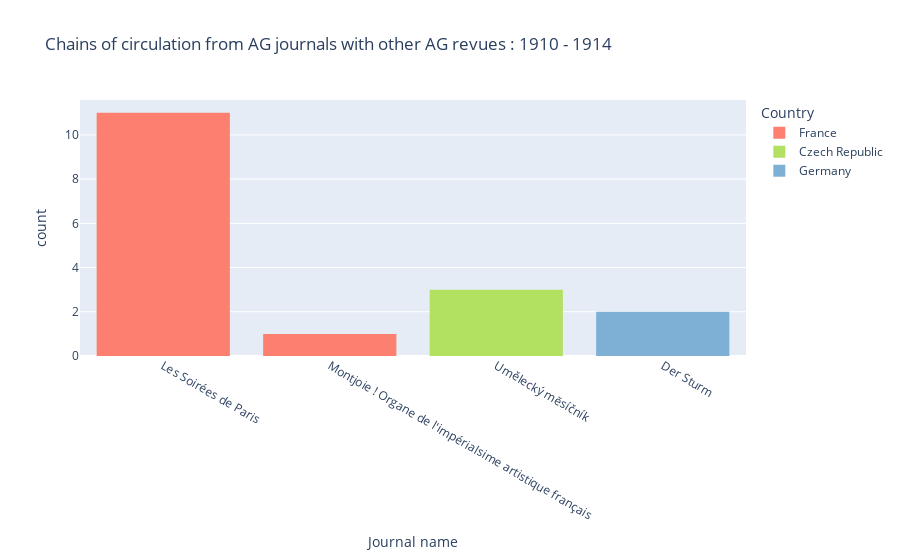

Source (notebook cell):
### Code cell
fig = px.histogram(i_ag1914, x='issueLabel', color="Country",
            title="Chains of circulation from AG journals with other AG revues : 1910 - 1914", 
            labels={
                     "journal_count": "Number of primitive images",
                     "issueLabel": "Journal name"},
                  color_discrete_map= {
                    "France": "#fd7f6f",
                    "Germany": "#7eb0d5",
                    "Czech Republic": "#b2e061",
                    "Netherlands": "#bd7ebe",
                    "Poland": "#ffb55a",
                    "Denmark" : "#ffee65",
                    "United states of America": "#beb9db",
                    "Romania":"#fdcce5",
                   "Spain": "#8bd3c7"})
fig.update_traces(textfont_size=12, textangle=0, textposition="outside", cliponaxis=False)
fig.show()
fig.write_image("viz/internal/internal_1910_1914.png", scale=7) 
fig.write_html('viz/internal/internal_1910_1914.html', auto_open=False)

### Figure 1 — Plotly figure (JSON) as saved in the notebook; plotly's stock layout.template omitted (floating-point values rounded to 4 significant figures)
{"data": [{"alignmentgroup": "True", "bingroup": "x", "cliponaxis": false, "hovertemplate": "Country=France<br>Journal name=%{x}<br>count=%{y}<extra></extra>", "legendgroup": "France", "marker": {"color": "#fd7f6f", "pattern": {"shape": ""}}, "name": "France", "offsetgroup": "France", "orientation": "v", "showlegend": true, "textangle": 0, "textfont": {"size": 12}, "textposition": "outside", "type": "histogram", "x": ["Les Soirées de Paris", "Les Soirées de Paris", "Les Soirées de Paris", "Les Soirées de Paris", "Les Soirées de Paris", "Les Soirées de Paris", "Les Soirées de Paris", "Les Soirées de Paris", "Les Soirées de Paris", "Les Soirées de Paris", "Les Soirées de Paris", "Montjoie ! Organe de l'impérialsime artistique français"], "xaxis": "x", "yaxis": "y"}, {"alignmentgroup": "True", "bingroup": "x", "cliponaxis": false, "hovertemplate": "Country=Czech Republic<br>Journal name=%{x}<br>count=%{y}<extra></extra>", "legendgroup": "Czech Republic", "marker": {"color": "#b2e061", "pattern": {"shape": ""}}, "name": "Czech Republic", "offsetgroup": "Czech Republic", "orientation": "v", "showlegend": true, "textangle": 0, "textfont": {"size": 12}, "textposition": "outside", "type": "histogram", "x": ["Umělecký mĕsíčník", "Umělecký mĕsíčník", "Umělecký mĕsíčník"], "xaxis": "x", "yaxis": "y"}, {"alignmentgroup": "True", "bingroup": "x", "cliponaxis": false, "hovertemplate": "Country=Germany<br>Journal name=%{x}<br>count=%{y}<extra></extra>", "legendgroup": "Germany", "marker": {"color": "#7eb0d5", "pattern": {"shape": ""}}, "name": "Germany", "offsetgroup": "Germany", "orientation": "v", "showlegend": true, "textangle": 0, "textfont": {"size": 12}, "textposition": "outside", "type": "histogram", "x": ["Der Sturm", "Der Sturm"], "xaxis": "x", "yaxis": "y"}], "layout": {"autosize": true, "barmode": "relative", "legend": {"title": {"text": "Country"}, "tracegroupgap": 0}, "title": {"text": "Chains of circulation from AG journals with other AG revues : 1910 - 1914"}, "xaxis": {"anchor": "y", "autorange": true, "domain": [0, 1], "range": [-0.5, 3.5], "title": {"text": "Journal name"}, "type": "category"}, "yaxis": {"anchor": "x", "autorange": true, "domain": [0, 1], "range": [0, 11.58], "title": {"text": "count"}}}}
